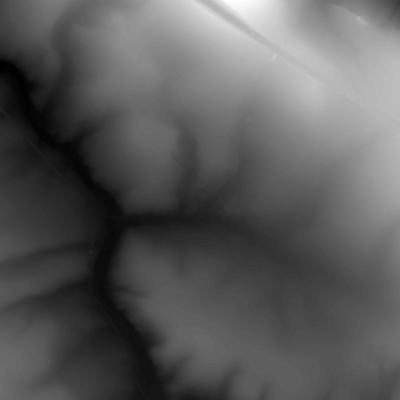
#> input picture data/mdt.tif, 400 x 400 px, given in place of ortho_p_0_0.jpg, which was not available
$ python plano_ortho.py ../data/mdt.tif ../data/ortho.jpg
#> lines starting #> are read from the running program, lines starting #| are printed output that depends on the picture
"""Fotos del plano editable: ortho_plano.jpg (radio de 4 km, ~2 m/px) y ortho_mid.jpg / ortho_far.jpg.

Uso: python tools/plano_ortho.py <mapa> <carpeta de salida>
"""
import os, sys
from PIL import Image
ROOT = os.path.dirname(os.path.dirname(os.path.abspath(__file__)))
NAME, OUT = sys.argv[1], sys.argv[2]
DO, PW = os.path.join(ROOT, "data", NAME, "outer"), os.path.join(ROOT, "public", "world", NAME)
T = 2048
img = Image.new("RGB", (2 * T, 2 * T), (58, 58, 54))
for i in range(2):
    for j in range(2):  # j = 1 es el norte (arriba)
        img.paste(Image.open(os.path.join(DO, f"ortho_p_{i}_{j}.jpg")).convert("RGB").resize((T, T)), (i * T, (1 - j) * T))
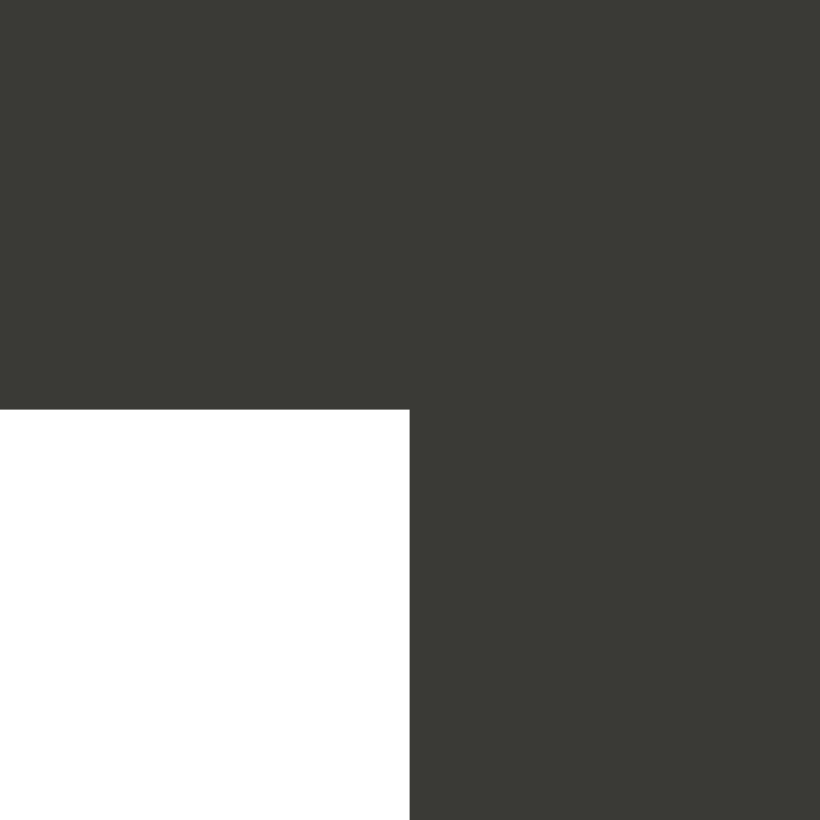
#> img: PIL image 4096x4096 RGB (shown at 1/5 size); mean R, G, B 107.2, 107.2, 104.2
#> pass 2 of the loop `for i in range(2):`:
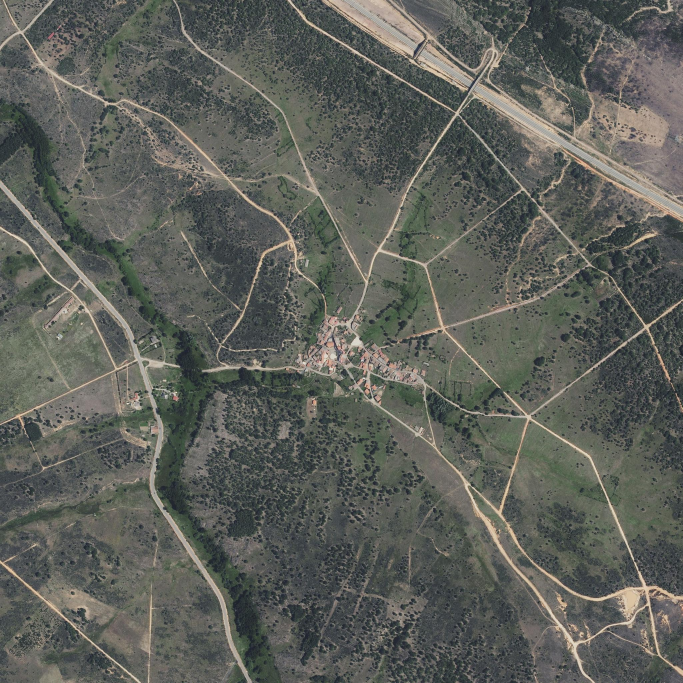
#> input picture data/ortho.jpg, 2048 x 2048 px, given in place of ortho_p_1_0.jpg, which was not available (shown at 1/3 size)
#> `img.paste(Image.open(os.path.join(DO, f"ortho_p_{i}_{j}.jpg")).convert..`:
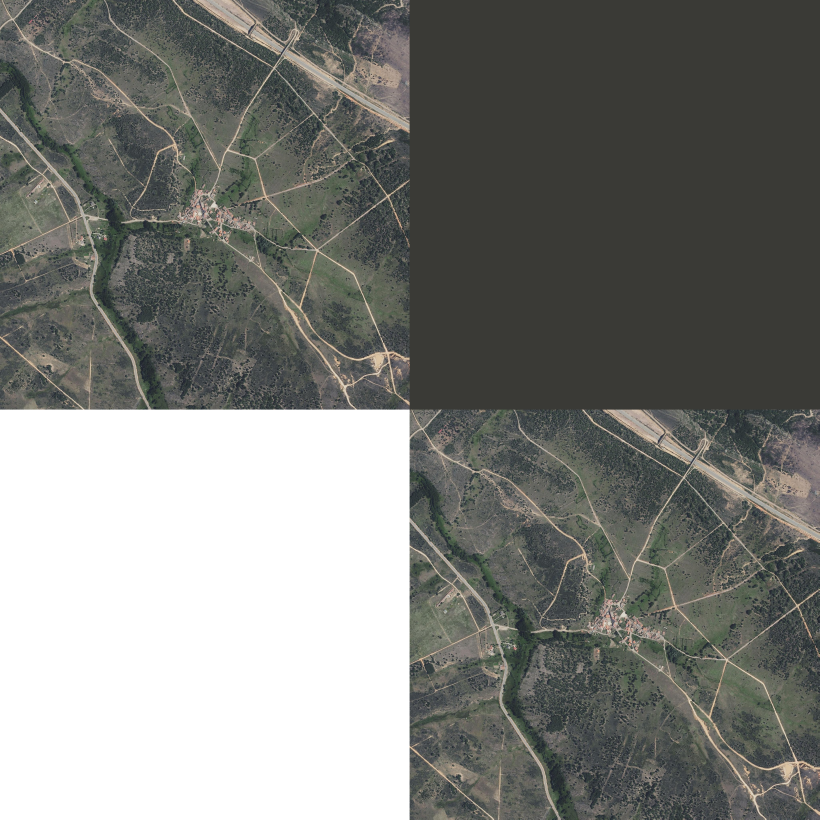
#> img: PIL image 4096x4096 RGB (shown at 1/5 size); mean R, G, B 125, 126.2, 122.2
#> (the run stopped early here; a loop or call above may not have finished)
